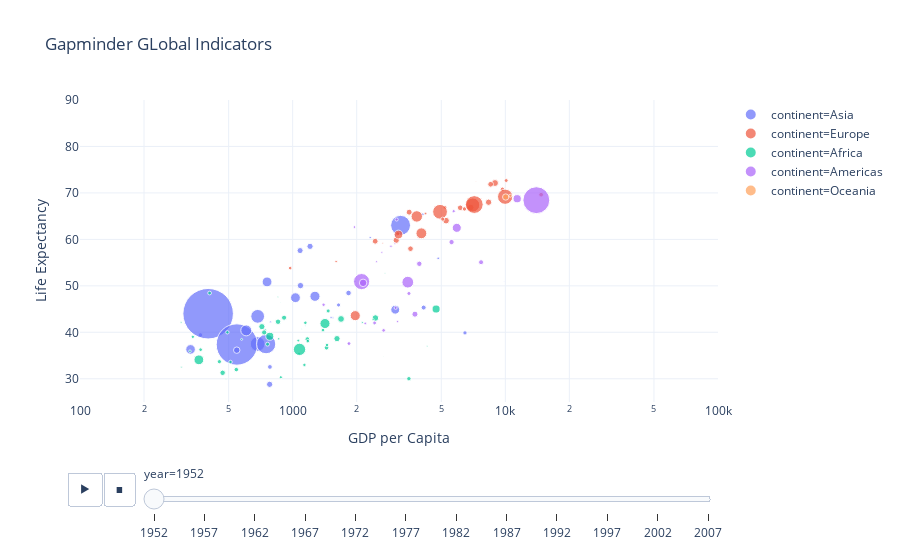

Here is the notebook cell this chart was saved with:
### Code cell
configure_plotly_browser_state()

fig = px.scatter(
    gapminder_indicators,
    x = 'gdpPercap',
    y = 'lifeExp',
    animation_frame = 'year',
    animation_group = 'country',
    size = 'pop',
    color = 'continent',
    title = 'Gapminder GLobal Indicators',
    log_x = True,
    size_max = 55,
    range_x = [100, 100000],
    range_y = [25, 90],
    hover_name = 'country',
    labels = dict(
      lifeExp = 'Life Expectancy',
      gdpPercap = 'GDP per Capita'
    ),
  )

fig.update_layout(template='plotly_white')

iplot(fig, config={'scrollzoom': True})

### Figure 1 — Plotly figure (JSON) as saved in the notebook; plotly's stock layout.template omitted (floating-point values rounded to 4 significant figures)
{"data": [{"hovertemplate": "<b>%{hovertext}</b><br><br>continent=Asia<br>year=1952<br>GDP per Capita=%{x}<br>Life Expectancy=%{y}<br>pop=%{marker.size}", "showlegend": true, "legendgroup": "continent=Asia", "name": "continent=Asia", "yaxis": "y", "hovertext": ["Afghanistan", "Bahrain", "Bangladesh", "Cambodia", "China", "Hong Kong, China", "India", "Indonesia", "Iran", "Iraq", "Israel", "Japan", "Jordan", "Korea, Dem. Rep.", "Korea, Rep.", "Kuwait", "Lebanon", "Malaysia", "Mongolia", "Myanmar", "Nepal", "Oman", "Pakistan", "Philippines", "Saudi Arabia", "Singapore", "Sri Lanka", "Syria", "Taiwan", "Thailand", "Vietnam", "West Bank and Gaza", "Yemen, Rep."], "ids": ["Afghanistan", "Bahrain", "Bangladesh", "Cambodia", "China", "Hong Kong, China", "India", "Indonesia", "Iran", "Iraq", "Israel", "Japan", "Jordan", "Korea, Dem. Rep.", "Korea, Rep.", "Kuwait", "Lebanon", "Malaysia", "Mongolia", "Myanmar", "Nepal", "Oman", "Pakistan", "Philippines", "Saudi Arabia", "Singapore", "Sri Lanka", "Syria", "Taiwan", "Thailand", "Vietnam", "West Bank and Gaza", "Yemen, Rep."], "y": [28.8, 50.94, 37.48, 39.42, 44, 60.96, 37.37, 37.47, 44.87, 45.32, 65.39, 63.03, 43.16, 50.06, 47.45, 55.56, 55.93, 48.46, 42.24, 36.32, 36.16, 37.58, 43.44, 47.75, 39.88, 60.4, 57.59, 45.88, 58.5, 50.85, 40.41, 43.16, 32.55], "hoverlabel": {"namelength": 0}, "mode": "markers", "xaxis": "x", "marker": {"color": "#636efa", "sizemode": "area", "symbol": "circle", "sizeref": 435900.0, "size": [8425333, 120447, 46886859, 4693836, 556263527, 2125900, 372000000, 82052000, 17272000, 5441766, 1620914, 86459025, 607914, 8865488, 20947571, 160000, 1439529, 6748378, 800663, 20092996, 9182536, 507833, 41346560, 22438691, 4005677, 1127000, 7982342, 3661549, 8550362, 21289402, 26246839, 1030585, 4963829]}, "x": [779.4, 9867.0, 684.2, 368.5, 400.4, 3054.0, 546.6, 749.7, 3035.0, 4130.0, 4087.0, 3217.0, 1547.0, 1088.0, 1031.0, 108400.0, 4835.0, 1831.0, 786.6, 331, 545.9, 1828.0, 684.6, 1273.0, 6460.0, 2315.0, 1084.0, 1643.0, 1207.0, 757.8, 605.1, 1516.0, 781.7], "type": "scatter"}, {"hovertemplate": "<b>%{hovertext}</b><br><br>continent=Europe<br>year=1952<br>GDP per Capita=%{x}<br>Life Expectancy=%{y}<br>pop=%{marker.size}", "showlegend": true, "legendgroup": "continent=Europe", "name": "continent=Europe", "yaxis": "y", "hovertext": ["Albania", "Austria", "Belgium", "Bosnia and Herzegovina", "Bulgaria", "Croatia", "Czech Republic", "Denmark", "Finland", "France", "Germany", "Greece", "Hungary", "Iceland", "Ireland", "Italy", "Montenegro", "Netherlands", "Norway", "Poland", "Portugal", "Romania", "Serbia", "Slovak Republic", "Slovenia", "Spain", "Sweden", "Switzerland", "Turkey", "United Kingdom"], "ids": ["Albania", "Austria", "Belgium", "Bosnia and Herzegovina", "Bulgaria", "Croatia", "Czech Republic", "Denmark", "Finland", "France", "Germany", "Greece", "Hungary", "Iceland", "Ireland", "Italy", "Montenegro", "Netherlands", "Norway", "Poland", "Portugal", "Romania", "Serbia", "Slovak Republic", "Slovenia", "Spain", "Sweden", "Switzerland", "Turkey", "United Kingdom"], "y": [55.23, 66.8, 68, 53.82, 59.6, 61.21, 66.87, 70.78, 66.55, 67.41, 67.5, 65.86, 64.03, 72.49, 66.91, 65.94, 59.16, 72.13, 72.67, 61.31, 59.82, 61.05, 58.0, 64.36, 65.57, 64.94, 71.86, 69.62, 43.59, 69.18], "hoverlabel": {"namelength": 0}, "mode": "markers", "xaxis": "x", "marker": {"color": "#EF553B", "sizemode": "area", "symbol": "circle", "sizeref": 435900.0, "size": [1282697, 6927772, 8730405, 2791000, 7274900, 3882229, 9125183, 4334000, 4090500, 42459667, 69145952, 7733250, 9504000, 147962, 2952156, 47666000, 413834, 10381988, 3327728, 25730551, 8526050, 16630000, 6860147, 3558137, 1489518, 28549870, 7124673, 4815000, 22235677, 50430000]}, "x": [1601.0, 6137.0, 8343.0, 973.5, 2444.0, 3119.0, 6876.0, 9692.0, 6425.0, 7030.0, 7144.0, 3531.0, 5264.0, 7268.0, 5210.0, 4931.0, 2648.0, 8942.0, 10100.0, 4029.0, 3068.0, 3145.0, 3581.0, 5075.0, 4215.0, 3834.0, 8528.0, 14730.0, 1969.0, 9980.0], "type": "scatter"}, {"hovertemplate": "<b>%{hovertext}</b><br><br>continent=Africa<br>year=1952<br>GDP per Capita=%{x}<br>Life Expectancy=%{y}<br>pop=%{marker.size}", "showlegend": true, "legendgroup": "continent=Africa", "name": "continent=Africa", "yaxis": "y", "hovertext": ["Algeria", "Angola", "Benin", "Botswana", "Burkina Faso", "Burundi", "Cameroon", "Central African Republic", "Chad", "Comoros", "Congo, Dem. Rep.", "Congo, Rep.", "Cote d'Ivoire", "Djibouti", "Egypt", "Equatorial Guinea", "Eritrea", "Ethiopia", "Gabon", "Gambia", "Ghana", "Guinea", "Guinea-Bissau", "Kenya", "Lesotho", "Liberia", "Libya", "Madagascar", "Malawi", "Mali", "Mauritania", "Mauritius", "Morocco", "Mozambique", "Namibia", "Niger", "Nigeria", "Reunion", "Rwanda", "Sao Tome and Principe", "Senegal", "Sierra Leone", "Somalia", "South Africa", "Sudan", "Swaziland", "Tanzania", "Togo", "Tunisia", "Uganda", "Zambia", "Zimbabwe"], "ids": ["Algeria", "Angola", "Benin", "Botswana", "Burkina Faso", "Burundi", "Cameroon", "Central African Republic", "Chad", "Comoros", "Congo, Dem. Rep.", "Congo, Rep.", "Cote d'Ivoire", "Djibouti", "Egypt", "Equatorial Guinea", "Eritrea", "Ethiopia", "Gabon", "Gambia", "Ghana", "Guinea", "Guinea-Bissau", "Kenya", "Lesotho", "Liberia", "Libya", "Madagascar", "Malawi", "Mali", "Mauritania", "Mauritius", "Morocco", "Mozambique", "Namibia", "Niger", "Nigeria", "Reunion", "Rwanda", "Sao Tome and Principe", "Senegal", "Sierra Leone", "Somalia", "South Africa", "Sudan", "Swaziland", "Tanzania", "Togo", "Tunisia", "Uganda", "Zambia", "Zimbabwe"], "y": [43.08, 30.02, 38.22, 47.62, 31.98, 39.03, 38.52, 35.46, 38.09, 40.72, 39.14, 42.11, 40.48, 34.81, 41.89, 34.48, 35.93, 34.08, 37.0, 30, 43.15, 33.61, 32.5, 42.27, 42.14, 38.48, 42.72, 36.68, 36.26, 33.69, 40.54, 50.99, 42.87, 31.29, 41.73, 37.44, 36.32, 52.72, 40, 46.47, 37.28, 30.33, 32.98, 45.01, 38.63, 41.41, 41.22, 38.6, 44.6, 39.98, 42.04, 48.45], "hoverlabel": {"namelength": 0}, "mode": "markers", "xaxis": "x", "marker": {"color": "#00cc96", "sizemode": "area", "symbol": "circle", "sizeref": 435900.0, "size": [9279525, 4232095, 1738315, 442308, 4469979, 2445618, 5009067, 1291695, 2682462, 153936, 14100005, 854885, 2977019, 63149, 22223309, 216964, 1438760, 20860941, 420702, 284320, 5581001, 2664249, 580653, 6464046, 748747, 863308, 1019729, 4762912, 2917802, 3838168, 1022556, 516556, 9939217, 6446316, 485831, 3379468, 33119096, 257700, 2534927, 60011, 2755589, 2143249, 2526994, 14264935, 8504667, 290243, 8322925, 1219113, 3647735, 5824797, 2672000, 3080907]}, "x": [2449.0, 3521.0, 1063.0, 851.2, 543.3, 339.3, 1173.0, 1071.0, 1179.0, 1103.0, 780.5, 2126.0, 1389.0, 2670.0, 1419.0, 375.6, 328.9, 362.1, 4293.0, 485.2, 911.3, 510.2, 299.9, 853.5, 298.8, 575.6, 2388.0, 1443.0, 369.2, 452.3, 743.1, 1968.0, 1688.0, 468.5, 2424.0, 761.9, 1077.0, 2719.0, 493.3, 879.6, 1450.0, 879.8, 1136.0, 4725.0, 1616.0, 1148.0, 716.7, 859.8, 1468.0, 734.8, 1147.0, 406.9], "type": "scatter"}, {"hovertemplate": "<b>%{hovertext}</b><br><br>continent=Americas<br>year=1952<br>GDP per Capita=%{x}<br>Life Expectancy=%{y}<br>pop=%{marker.size}", "showlegend": true, "legendgroup": "continent=Americas", "name": "continent=Americas", "yaxis": "y", "hovertext": ["Argentina", "Bolivia", "Brazil", "Canada", "Chile", "Colombia", "Costa Rica", "Cuba", "Dominican Republic", "Ecuador", "El Salvador", "Guatemala", "Haiti", "Honduras", "Jamaica", "Mexico", "Nicaragua", "Panama", "Paraguay", "Peru", "Puerto Rico", "Trinidad and Tobago", "United States", "Uruguay", "Venezuela"], "ids": ["Argentina", "Bolivia", "Brazil", "Canada", "Chile", "Colombia", "Costa Rica", "Cuba", "Dominican Republic", "Ecuador", "El Salvador", "Guatemala", "Haiti", "Honduras", "Jamaica", "Mexico", "Nicaragua", "Panama", "Paraguay", "Peru", "Puerto Rico", "Trinidad and Tobago", "United States", "Uruguay", "Venezuela"], "y": [62.48, 40.41, 50.92, 68.75, 54.74, 50.64, 57.21, 59.42, 45.93, 48.36, 45.26, 42.02, 37.58, 41.91, 58.53, 50.79, 42.31, 55.19, 62.65, 43.9, 64.28, 59.1, 68.44, 66.07, 55.09], "hoverlabel": {"namelength": 0}, "mode": "markers", "xaxis": "x", "marker": {"color": "#ab63fa", "sizemode": "area", "symbol": "circle", "sizeref": 435900.0, "size": [17876956, 2883315, 56602560, 14785584, 6377619, 12350771, 926317, 6007797, 2491346, 3548753, 2042865, 3146381, 3201488, 1517453, 1426095, 30144317, 1165790, 940080, 1555876, 8025700, 2227000, 662850, 157553000, 2252965, 5439568]}, "x": [5911.0, 2677.0, 2109.0, 11370.0, 3940.0, 2144.0, 2627.0, 5587.0, 1398.0, 3522.0, 3048.0, 2428.0, 1840.0, 2195.0, 2899.0, 3478.0, 3112.0, 2480.0, 1952.0, 3759.0, 3082.0, 3023.0, 13990.0, 5717.0, 7690.0], "type": "scatter"}, {"hovertemplate": "<b>%{hovertext}</b><br><br>continent=Oceania<br>year=1952<br>GDP per Capita=%{x}<br>Life Expectancy=%{y}<br>pop=%{marker.size}", "showlegend": true, "legendgroup": "continent=Oceania", "name": "continent=Oceania", "yaxis": "y", "hovertext": ["Australia", "New Zealand"], "ids": ["Australia", "New Zealand"], "y": [69.12, 69.39], "hoverlabel": {"namelength": 0}, "mode": "markers", "xaxis": "x", "marker": {"color": "#FFA15A", "sizemode": "area", "symbol": "circle", "sizeref": 435900.0, "size": [8691212, 1994794]}, "x": [10040.0, 10560.0], "type": "scatter"}], "layout": {"title": {"text": "Gapminder GLobal Indicators"}, "yaxis": {"range": [25, 90], "domain": [0, 1], "anchor": "x", "title": {"text": "Life Expectancy"}}, "updatemenus": [{"yanchor": "top", "direction": "left", "showactive": false, "xanchor": "right", "buttons": [{"args": [null, {"frame": {"duration": 500, "redraw": false}, "transition": {"duration": 500, "easing": "linear"}, "fromcurrent": true, "mode": "immediate"}], "method": "animate", "label": "&#9654;"}, {"args": [[null], {"frame": {"duration": 0, "redraw": false}, "transition": {"duration": 0, "easing": "linear"}, "fromcurrent": true, "mode": "immediate"}], "method": "animate", "label": "&#9724;"}], "pad": {"r": 10, "t": 70}, "y": 0, "x": 0.1, "type": "buttons"}], "sliders": [{"yanchor": "top", "currentvalue": {"prefix": "year="}, "xanchor": "left", "len": 0.9, "y": 0, "steps": [{"args": [["1952"], {"frame": {"duration": 0, "redraw": false}, "transition": {"duration": 0, "easing": "linear"}, "fromcurrent": true, "mode": "immediate"}], "method": "animate", "label": "1952"}, {"args": [["1957"], {"frame": {"duration": 0, "redraw": false}, "transition": {"duration": 0, "easing": "linear"}, "fromcurrent": true, "mode": "immediate"}], "method": "animate", "label": "1957"}, {"args": [["1962"], {"frame": {"duration": 0, "redraw": false}, "transition": {"duration": 0, "easing": "linear"}, "fromcurrent": true, "mode": "immediate"}], "method": "animate", "label": "1962"}, {"args": [["1967"], {"frame": {"duration": 0, "redraw": false}, "transition": {"duration": 0, "easing": "linear"}, "fromcurrent": true, "mode": "immediate"}], "method": "animate", "label": "1967"}, {"args": [["1972"], {"frame": {"duration": 0, "redraw": false}, "transition": {"duration": 0, "easing": "linear"}, "fromcurrent": true, "mode": "immediate"}], "method": "animate", "label": "1972"}, {"args": [["1977"], {"frame": {"duration": 0, "redraw": false}, "transition": {"duration": 0, "easing": "linear"}, "fromcurrent": true, "mode": "immediate"}], "method": "animate", "label": "1977"}, {"args": [["1982"], {"frame": {"duration": 0, "redraw": false}, "transition": {"duration": 0, "easing": "linear"}, "fromcurrent": true, "mode": "immediate"}], "method": "animate", "label": "1982"}, {"args": [["1987"], {"frame": {"duration": 0, "redraw": false}, "transition": {"duration": 0, "easing": "linear"}, "fromcurrent": true, "mode": "immediate"}], "method": "animate", "label": "1987"}, {"args": [["1992"], {"frame": {"duration": 0, "redraw": false}, "transition": {"duration": 0, "easing": "linear"}, "fromcurrent": true, "mode": "immediate"}], "method": "animate", "label": "1992"}, {"args": [["1997"], {"frame": {"duration": 0, "redraw": false}, "transition": {"duration": 0, "easing": "linear"}, "fromcurrent": true, "mode": "immediate"}], "method": "animate", "label": "1997"}, {"args": [["2002"], {"frame": {"duration": 0, "redraw": false}, "transition": {"duration": 0, "easing": "linear"}, "fromcurrent": true, "mode": "immediate"}], "method": "animate", "label": "2002"}, {"args": [["2007"], {"frame": {"duration": 0, "redraw": false}, "transition": {"duration": 0, "easing": "linear"}, "fromcurrent": true, "mode": "immediate"}], "method": "animate", "label": "2007"}], "x": 0.1, "active": 0, "pad": {"b": 10, "t": 60}}], "xaxis": {"range": [2, 5], "domain": [0, 1], "type": "log", "anchor": "y", "title": {"text": "GDP per Capita"}}, "legend": {"itemsizing": "constant", "tracegroupgap": 0}}}
